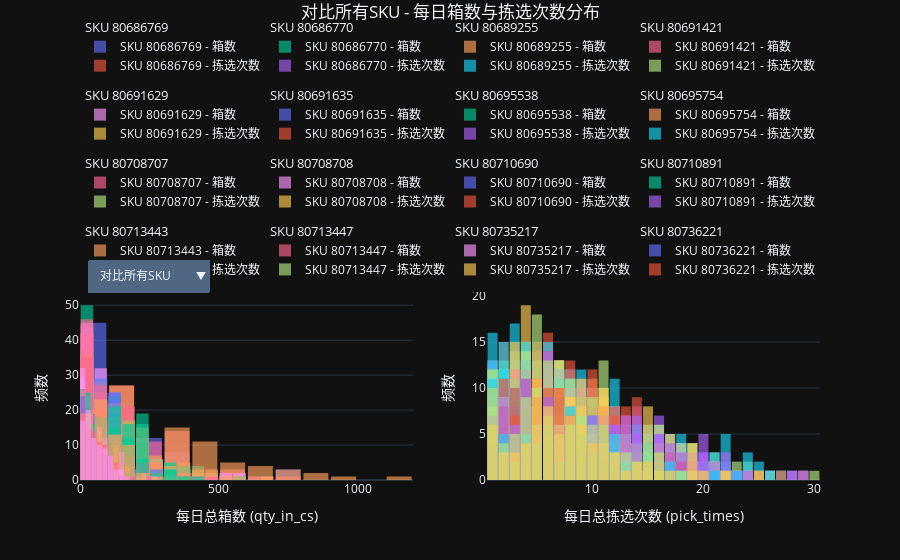

The notebook cell this image was saved under:
### Code cell
from plotly.subplots import make_subplots
import numpy as np


def plot_sku_histograms(df, skus_to_plot=None):
    """
    使用 Plotly 绘制指定 SKU 或所有 SKU 的每日 total_qty_in_cs 和 total_pick_times 的直方图分布。
    支持交互式 SKU 选择，并显示额外统计信息。
    当选择“所有SKU”时，将叠加显示所有提供的SKU的独立分布。
    """
    fig = make_subplots(
            rows=1, cols=2,
            subplot_titles=("每日总箱数 (qty_in_cs) 分布", "每日总拣选次数 (pick_times) 分布")
    )

    original_skus_to_plot = skus_to_plot  # 保留原始传入的列表
    if skus_to_plot is None:
        skus_to_plot = sorted(df['item_number'].unique())
    else:
        skus_to_plot = sorted(list(set(skus_to_plot) & set(df['item_number'].unique())))

    if not skus_to_plot:
        print("没有可供绘制的SKU，或者DataFrame中不存在这些SKU。")
        return
    if df.empty:
        print("输入数据 (df) 为空。")
        return

    # 为每个单独的 SKU 添加直方图轨迹 (初始时根据active按钮决定可见性)
    for sku in skus_to_plot:
        sku_data = df[df['item_number'] == sku]
        if sku_data.empty:
            print(f"警告: SKU {sku} 在DataFrame中没有数据，将跳过。")
            continue
        fig.add_trace(
                go.Histogram(x=sku_data['total_qty_in_cs'], name=f'SKU {sku} - 箱数', visible=False, legendgroup=sku,
                             legendgrouptitle_text=f"SKU {sku}",
                             opacity=0.5,
                             ),
                row=1, col=1
        )
        fig.add_trace(
                go.Histogram(
                        x=sku_data['total_pick_times'],
                        name=f'SKU {sku} - 拣选次数',
                        visible=False,
                        legendgroup=sku,
                        opacity=0.3,
                        xbins=dict(size=1)  # 修改点：设置拣选次数直方图的bins间隔为1
                ),
                row=1, col=2
        )

    buttons = []
    # 现在 total_num_traces 是基于实际添加到图表中的SKU数量计算的
    # 由于可能跳过没有数据的SKU，我们从fig.data获取实际的轨迹数量
    actual_traces_in_fig = len(fig.data)
    if actual_traces_in_fig == 0:
        print("没有成功添加任何SKU的轨迹到图表中。")
        return

    # “所有 SKU” 按钮 - 现在会显示所有单个SKU的叠加直方图
    all_skus_visibility = [True] * actual_traces_in_fig
    buttons.append(dict(
            label="对比所有SKU" if original_skus_to_plot is not None and len(
                    original_skus_to_plot) > 1 else "所有SKU分布",
            method="update",
            args=[
                {"visible": all_skus_visibility},
                {
                    "title_text":             "对比所有SKU - 每日箱数与拣选次数分布",
                    "annotations[0].visible": False
                }
            ]
    ))

    # 为每个单独的SKU创建按钮
    # skus_in_traces 用于确保按钮与实际添加的轨迹对应
    skus_in_traces = []
    temp_sku_set = set()
    for trace in fig.data:
        if trace.legendgroup not in temp_sku_set:
            skus_in_traces.append(trace.legendgroup)
            temp_sku_set.add(trace.legendgroup)

    for i, sku_in_trace_list in enumerate(skus_in_traces):
        # sku_in_trace_list 可能因为legendgroup设置而是一个单一的sku字符串
        sku = sku_in_trace_list
        sku_data = df[df['item_number'] == sku]

        mean_qty = sku_data['total_qty_in_cs'].mean()
        median_qty = sku_data['total_qty_in_cs'].median()
        std_qty = sku_data['total_qty_in_cs'].std()

        mean_picks = sku_data['total_pick_times'].mean()
        median_picks = sku_data['total_pick_times'].median()
        std_picks = sku_data['total_pick_times'].std()

        stats_text = (f"<b>SKU: {sku}</b><br>"
                      f"箱数 (Qty): 均值={mean_qty:.2f}, 中位数={median_qty:.0f}, 标准差={std_qty:.2f}<br>"
                      f"拣选次数 (Picks): 均值={mean_picks:.2f}, 中位数={median_picks:.0f}, 标准差={std_picks:.2f}")

        current_sku_visibility = [False] * actual_traces_in_fig
        # 找到这个SKU对应的两条轨迹的索引
        # 假设每对轨迹的legendgroup是相同的 (即SKU本身)
        trace_indices_for_sku = [idx for idx, trace in enumerate(fig.data) if trace.legendgroup == sku]
        for trace_idx in trace_indices_for_sku:
            current_sku_visibility[trace_idx] = True

        buttons.append(dict(
                label=f"SKU {sku}",
                method="update",
                args=[
                    {"visible": current_sku_visibility},
                    {
                        "title_text":             f"SKU {sku} - 每日箱数与拣选次数分布",
                        "annotations[0].text":    stats_text,
                        "annotations[0].visible": True
                    }
                ]
        ))

    initial_active_button = 0  # 默认激活 "对比所有SKU"
    # 如果只有一个SKU被传入，则默认激活该SKU的按钮
    if original_skus_to_plot is not None and len(original_skus_to_plot) == 1 and len(buttons) > 1:
        # 找到这个SKU对应的按钮索引
        single_sku_label = f"SKU {original_skus_to_plot[0]}"
        for btn_idx, btn in enumerate(buttons):
            if btn['label'] == single_sku_label:
                initial_active_button = btn_idx
                # 同时更新初始的visible状态和注解
                fig.update_traces(visible=False)  # 先全部隐藏
                # 使该SKU的轨迹可见
                single_sku_visibility_init = [False] * actual_traces_in_fig
                single_sku_data_init = df[df['item_number'] == original_skus_to_plot[0]]
                mean_qty_init = single_sku_data_init['total_qty_in_cs'].mean()
                median_qty_init = single_sku_data_init['total_qty_in_cs'].median()
                std_qty_init = single_sku_data_init['total_qty_in_cs'].std()
                mean_picks_init = single_sku_data_init['total_pick_times'].mean()
                median_picks_init = single_sku_data_init['total_pick_times'].median()
                std_picks_init = single_sku_data_init['total_pick_times'].std()
                stats_text_init = (f"<b>SKU: {original_skus_to_plot[0]}</b><br>"
                                   f"箱数 (Qty): 均值={mean_qty_init:.2f}, 中位数={median_qty_init:.0f}, 标准差={std_qty_init:.2f}<br>"
                                   f"拣选次数 (Picks): 均值={mean_picks_init:.2f}, 中位数={median_picks_init:.0f}, 标准差={std_picks_init:.2f}")

                trace_indices_for_single_sku = [idx for idx, trace in enumerate(fig.data) if
                                                trace.legendgroup == original_skus_to_plot[0]]
                for trace_idx in trace_indices_for_single_sku:
                    fig.data[trace_idx].visible = True
                    single_sku_visibility_init[trace_idx] = True

                fig.layout.title.text = f"SKU {original_skus_to_plot[0]} - 每日箱数与拣选次数分布"
                fig.layout.annotations[0].text = stats_text_init
                fig.layout.annotations[0].visible = True
                break
    elif initial_active_button == 0 and len(buttons) > 0:  # 默认激活 "对比所有SKU"
        # 确保所有轨迹初始可见
        fig.update_traces(visible=True)
        fig.layout.title.text = "对比所有SKU - 每日箱数与拣选次数分布"
        fig.layout.annotations[0].visible = False

    fig.update_layout(
            annotations=[
                go.layout.Annotation(
                        text="", showarrow=False,
                        xref="paper", yref="paper",
                        x=0.5, y=1.15,
                        xanchor='center', yanchor='top',
                        align='center',
                        font=dict(size=10),  # 可以调整字体大小
                        visible=False  # 初始隐藏
                )
            ],
            updatemenus=[dict(
                    active=initial_active_button,
                    buttons=buttons,
                    direction="down", pad={"r": 10, "t": 10}, showactive=True,
                    x=0.1, xanchor="center",
                    y=1.25, yanchor="top"
            )],
            # title_text 设置由按钮的args或者初始设置控制
            title_x=0.5,
            title_y=0.99,
            xaxis_title_text='每日总箱数 (qty_in_cs)',
            yaxis_title_text='频数',
            xaxis2_title_text='每日总拣选次数 (pick_times)',
            yaxis2_title_text='频数',
            bargap=0.1,
            legend=dict(orientation="h", yanchor="bottom", y=1.02, xanchor="right", x=1)
    )

    fig.update_layout(barmode='overlay')
    fig.update_traces(opacity=0.65)  # 稍微降低透明度以便更好地区分叠加的直方图

    fig.show()


# 假设 daily_sku_summary_df 和 top_93_sku 已经定义并计算完成
# 例如:
# filtered_top93_df_for_hist = daily_sku_summary_df[daily_sku_summary_df['item_number'].isin(list(top_93_sku))]
# plot_sku_histograms(filtered_top93_df_for_hist, skus_to_plot=list(top_93_sku))

# 或者绘制所有在 daily_sku_summary_df 中的 SKU
# plot_sku_histograms(daily_sku_summary_df)

# 为了演示，这里用你之前代码中定义的 filtered_top93_df
# 请确保 filtered_top93_df 和 top_93_sku 在此单元格执行前已准备好
skus_subset_to_compare = list(top_n_sku[:170])
filtered_subset_df = daily_sku_summary_df[daily_sku_summary_df['item_number'].isin(skus_subset_to_compare)]
plot_sku_histograms(filtered_subset_df, skus_to_plot=skus_subset_to_compare)
